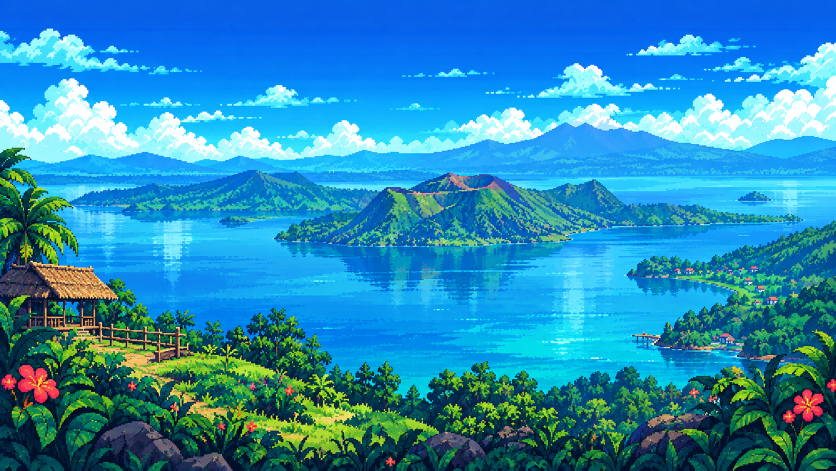
#> input picture assets/images/Pixel-Art Volcano Lake Vista.png, 1672 x 941 px, found by its file name (shown at 1/2 size)
$ python optimize_images.py
#> lines starting #> are read from the running program, lines starting #| are printed output that depends on the picture
"""
Regenerates the web-ready images from the source art. Not shipped with the site.

    python3 tools/optimize_images.py      (run from the site folder)

The large original art lives OUTSIDE the site folder, in its parent (e.g. CodeStuff/Web/),
so it is never published with the site:

- ../<scene>.png              -> assets/images/scenes/<slug>.webp        (welcome slideshow, 1672px)
                                 assets/images/scenes/<slug>-thumb.webp  (fallback card banner, 640px)
- ../Thumbnails/16:9/*.jpeg   -> assets/images/hazards/<id>.webp         (hazard page header, 1376px)
                                 assets/images/hazards/<id>-thumb.webp   (hazard cards, 640px)
- ../Thumbnails/1x1/*.jpeg    -> assets/icons/hazards/<id>.webp          (the one icon per hazard, 160px)
- the geared Agila icon sprite -> PWA icons (any + maskable), apple-touch icon and favicon
                                  on an indigo tile, scaled by whole numbers so the pixels stay crisp.

To add a new background: put the PNG next to the site folder, add it to SCENES below,
run this script, then add the slug to js/data/scenes.json.
To replace a hazard's art: overwrite its JPEG in ../Thumbnails/ and run this script.
"""
from pathlib import Path
from PIL import Image

ROOT = Path(__file__).resolve().parent.parent   # the site folder
SOURCE = ROOT.parent                             # where the original art is kept
IMAGES = ROOT / "assets" / "images"
ICONS = ROOT / "assets" / "icons"

SCENES = {
    "Pixel-Art Volcano Lake Vista.png": "volcano-lake",
    "Tropical Volcano Valley in Pixel Art.png": "volcano-valley",
    "Misty Rice Terraces Pixel Valley.png": "rice-terraces",
    "Pixel Tropical Chocolate Hills Vista.png": "chocolate-hills",
    "Vibrant Pixel-Art Harbor Port.png": "harbor-port",
    "Sunlit Pixel Reef Adventure.png": "reef",
    "Pixel Art Monument by the Bay.png": "monument-bay",
    "Pixel Panorama of Misty Mountain Valley.png": "mountain-valley",
}

# Hazard art: hazard id -> (16:9 file, 1x1 file) in ../Thumbnails/.
THUMBNAILS = SOURCE / "Thumbnails"
HAZARD_ART = {
    "earthquake": ("earthquake.jpeg", "1x1-earthquake.jpeg"),
    "volcanic-eruption": ("volcano.jpeg", "1x1-volcano-erupt.jpeg"),
    "tsunami": ("tsunami.jpeg", "1x1-tsunami.jpeg"),
    "landslide": ("landslide.jpeg", "1x1-landslide.jpeg"),
    "typhoon": ("typhoon.jpeg", "1x1-typhoon.jpeg"),
    "severe-flooding": ("flood.jpeg", "1x1-flood.jpeg"),
    "storm-surge": ("surge.jpeg", "1x1-surge.jpeg"),
    "el-nino": ("Elnino.jpeg", "1x1-elNino.jpeg"),
    "disease-outbreak": ("disease.jpeg", "1x1-disease.jpeg"),
    "pest-infestation": ("pest.jpeg", "1x1-pest.jpeg"),
    "fire": ("fire.jpeg", "1x1-fires.jpeg"),
    "structural-collapse": ("collapse.jpeg", "1x1-collapse.jpeg"),
    "road-accidents": ("roads.jpeg", "1x1-roads.jpeg"),
    "chemical-spill": ("spill.jpeg", "1x1-spill.jpeg"),
    "electrical-hazards": ("electric.jpeg", "1x1-electric.jpeg"),
    "missing-child": ("stranger.jpeg", "1x1-stranger.jpeg"),
    "bullying": ("bully.jpeg", "1x1-bully.jpeg"),
    "crowd-crush": ("crowd.jpeg", "1x1-crowd.jpeg"),
    "community-conflict": ("conflict.jpeg", "1x1-conflict.jpeg"),
}

INDIGO = (59, 42, 143, 255)   # Agila "Indigo" app-icon background
SPRITES = ROOT / "assets" / "pixel-eagle-sprites" / "png" / "1x"
ICON_ART = SPRITES / "icon_indigo_geared.png"   # 32x32 geared Agila, transparent background


def scenes():
    out = IMAGES / "scenes"
    out.mkdir(exist_ok=True)
    for src, slug in SCENES.items():
        im = Image.open(SOURCE / src).convert("RGB")
#> im is the input picture: PIL image 1672x941 RGB; mean R, G, B 40.7, 139.9, 183.4
        im.save(out / f"{slug}.webp", "WEBP", quality=80, method=6)
        w, h = im.size
#> w = 1672; h = 941
        thumb = im.resize((640, round(h * 640 / w)), Image.LANCZOS)
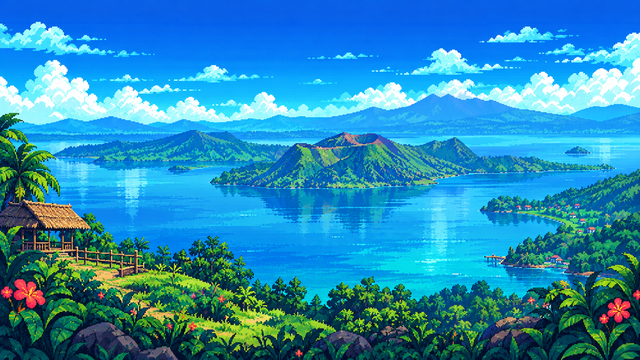
#> thumb: PIL image 640x360 RGB; mean R, G, B 40.9, 139.9, 183.4
        thumb.save(out / f"{slug}-thumb.webp", "WEBP", quality=78, method=6)
#> pass 2 of the loop in scenes, `for src, slug in SCENES.items():`:
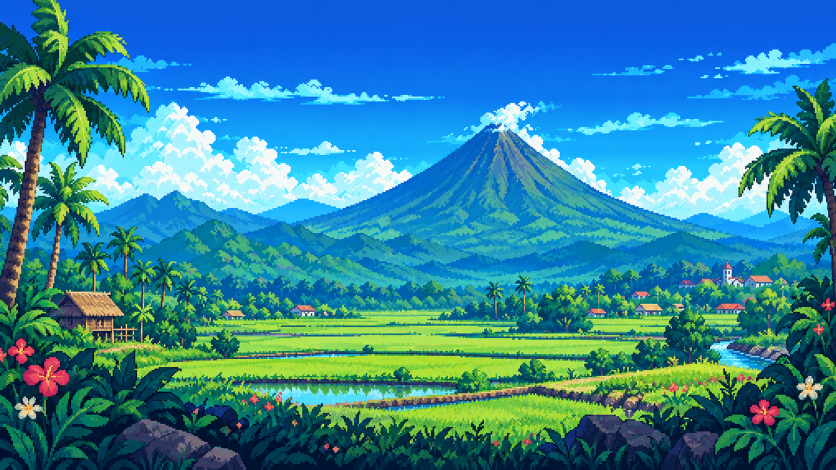
#> input picture assets/images/Tropical Volcano Valley in Pixel Art.png, 1672 x 940 px, found by its file name (shown at 1/2 size)
#> in scenes, im is the input picture: PIL image 1672x940 RGB; mean R, G, B 50.4, 131.9, 156.8
#> in scenes, `thumb = im.resize((640, round(h * 640 / w)), Image.LANCZOS)`:
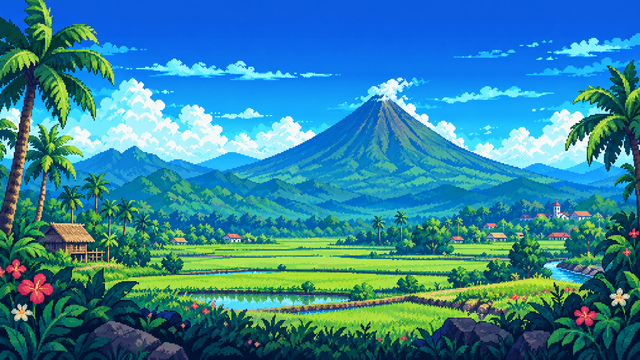
#> thumb: PIL image 640x360 RGB; mean R, G, B 50.6, 131.9, 156.7
#> pass 3 of the loop in scenes, `for src, slug in SCENES.items():`:
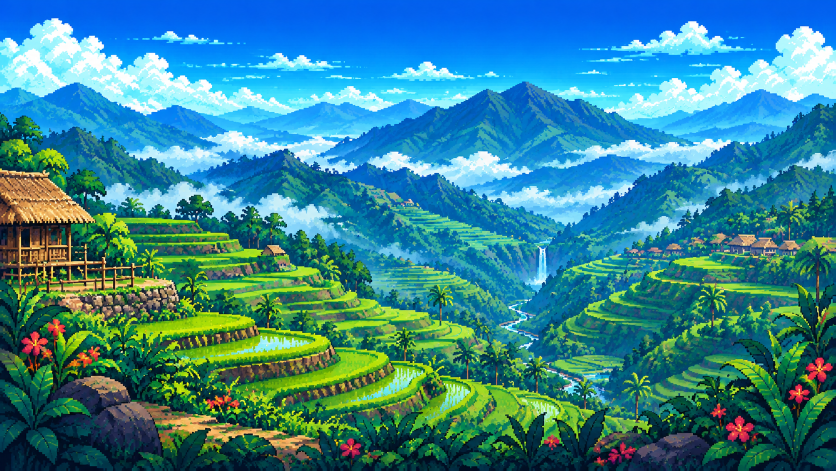
#> input picture assets/images/Misty Rice Terraces Pixel Valley.png, 1672 x 941 px, found by its file name (shown at 1/2 size)
#> in scenes, im is the input picture: PIL image 1672x941 RGB; mean R, G, B 55.6, 133.7, 147
#> in scenes, `thumb = im.resize((640, round(h * 640 / w)), Image.LANCZOS)`:
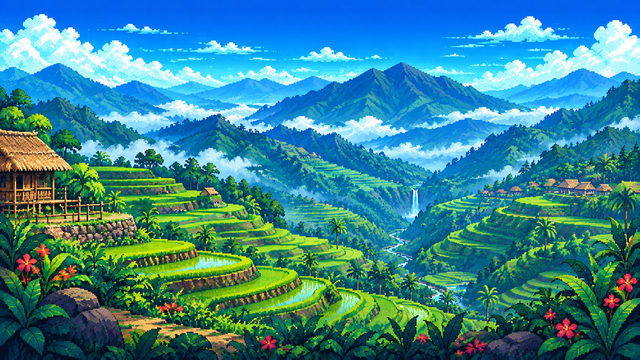
#> thumb: PIL image 640x360 RGB; mean R, G, B 55.8, 133.7, 147
#> the loop made 7 passes; the first 3 are shown


# [49 lines left out: functions hazard_art, rounded_tile, mascot_icons, not called in this run]


if __name__ == "__main__":
#> (the run stopped early here; a loop or call above may not have finished)
